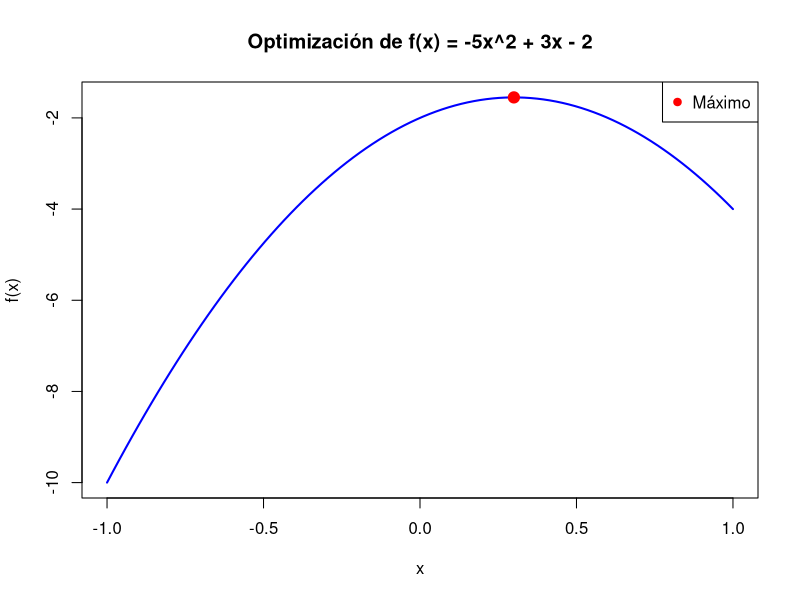

Source code (R):
# Definir la función f(x)
f <- function(x) {
  return(-5 * x^2 + 3 * x - 2)
}

# Definir la derivada de f(x)
f_prime <- function(x) {
  return(-10 * x + 3)
}

# Usar optim para encontrar el máximo con el método BFGS y la derivada
result_max <- optim(par = 0,
                    fn = function(x) -f(x),
                    gr = function(x) -f_prime(x),
                    method = "BFGS")

# Mostrar el resultado
cat("Máximo encontrado en x =", result_max$par, "\n")
cat("Valor máximo de f(x) =", f(result_max$par), "\n")

# Graficar la función y el punto óptimo
x_vals <- seq(-1, 1, length.out = 100)
y_vals <- f(x_vals)

plot(x_vals, y_vals, type = "l", col = "blue", lwd = 2,
     main = "Optimización de f(x) = -5x^2 + 3x - 2",
     xlab = "x", ylab = "f(x)")

points(result_max$par, f(result_max$par), col = "red", pch = 19, cex = 1.5)
legend("topright", legend = "Máximo", col = "red", pch = 19)